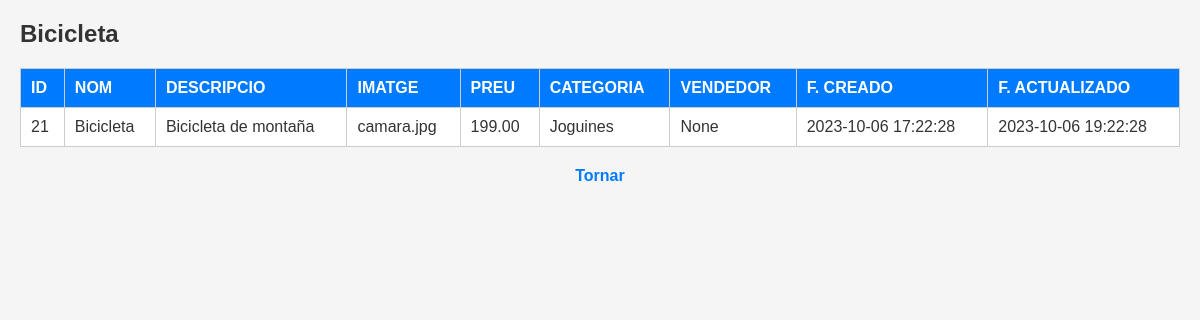
The page /products/read/21 on the database as committed earlier.
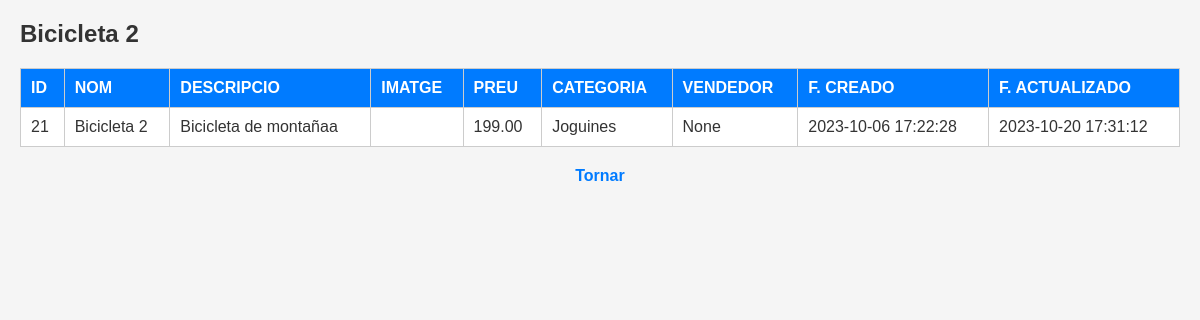
The same page on the database as committed later.
### my_app/models.py (models this page shows)
class Product(db.Model):
    __tablename__ = 'products'
    id = db.Column(db.Integer, primary_key=True)
    title = db.Column(db.Text)
    description = db.Column(db.Text)
    photo = db.Column(db.Text)
    price = db.Column(db.DECIMAL(10, 2))
    category_id = db.Column(db.Integer, db.ForeignKey('categories.id'))
    seller_id = db.Column(db.Integer, db.ForeignKey('users.id'))
    created = db.Column(db.DateTime, default=datetime.utcnow, nullable=False)
    updated = db.Column(db.DateTime, default=datetime.utcnow, nullable=False)

### my_app/routes_main.py (the view)
@main_bp.route('/products/read/<int:id>')
def products_read(id):
    (product, category) = db.session.query(Product, Category).join(Category).filter(Product.id == id).one()
    return render_template('products/read.html', product = product, category = category)

### my_app/templates/products/read.html (shortened to what this page needs)
<!DOCTYPE html>
<html lang="en">
<head>
    <link rel="stylesheet" href="/static/read.css">
</head>
<body>
    <h1>{{ product.title }}</h1>
    <table border="1">
        <tr>
            <th>ID</th>
            <th>NOM</th>
            <th>DESCRIPCIO</th>
            <th>IMATGE</th>
            <th>PREU</th>
            <th>CATEGORIA</th>
            <th>VENDEDOR</th>
            <th>F. CREADO</th>
            <th>F. ACTUALIZADO</th>
        </tr>
        <tr>
            <td>{{ product.id }}</td>
            <td>{{ product.title }}</td>
            <td>{{ product.description }}</td>
            <td>{{ product.photo }}</td>
            <td>{{ product.price }}</td>
            <td>{{ category.name }}</td>
            <td>{{ product.seller_id }}</td>
            <td>{{ product.created.strftime("%Y-%m-%d %H:%M:%S") }}</td>
            <td>{{ product.updated.strftime("%Y-%m-%d %H:%M:%S") }}</td>
</tr>
    </table>
    <a href="javascript:history.back()" title="Pagina anterior">Tornar</a>
</body>
</html>
</body>
</html>

Rows that differ between the two databases and show on the page:
changed Product "None": title "Bicicleta" → "Bicicleta 2"; description "Bicicleta de montaña" → "Bicicleta de montañaa"; updated "2023-10-06 19:22:28" → "2023-10-20 17:31:12"; photo "camara.jpg" → (not shown)
